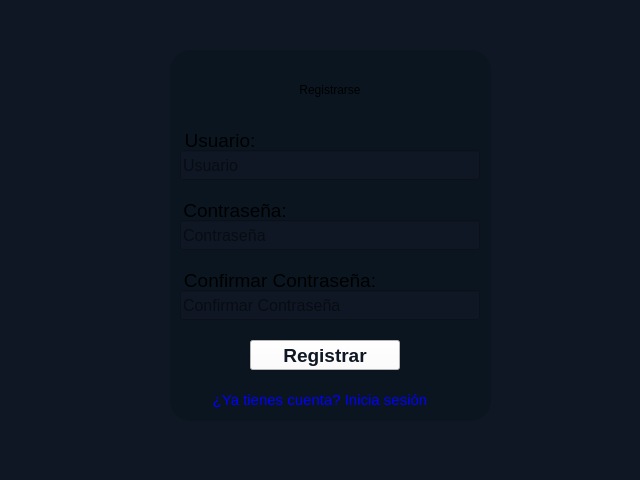
<?xml version="1.0" encoding="UTF-8"?>
<ui version="4.0">
 <class>Register</class>
 <widget class="QMainWindow" name="Register">
  <property name="geometry">
   <rect>
    <x>0</x>
    <y>0</y>
    <width>640</width>
    <height>480</height>
   </rect>
  </property>
  <property name="windowTitle">
   <string>Register</string>
  </property>
  <property name="windowIcon">
   <iconset theme="QIcon::ThemeIcon::HelpAbout"/>
  </property>
  <property name="styleSheet">
   <string notr="true">background-color: rgb(15, 23, 36);</string>
  </property>
  <widget class="QWidget" name="centralwidget">
   <widget class="QLineEdit" name="inputPassword">
    <property name="geometry">
     <rect>
      <x>180</x>
      <y>220</y>
      <width>300</width>
      <height>30</height>
     </rect>
    </property>
    <property name="minimumSize">
     <size>
      <width>300</width>
      <height>30</height>
     </size>
    </property>
    <property name="maximumSize">
     <size>
      <width>300</width>
      <height>30</height>
     </size>
    </property>
    <property name="font">
     <font>
      <family>Arial</family>
      <pointsize>12</pointsize>
     </font>
    </property>
    <property name="maxLength">
     <number>100</number>
    </property>
    <property name="echoMode">
     <enum>QLineEdit::EchoMode::Password</enum>
    </property>
    <property name="placeholderText">
     <string>Contraseña</string>
    </property>
   </widget>
   <widget class="QLabel" name="textUser">
    <property name="geometry">
     <rect>
      <x>180</x>
      <y>130</y>
      <width>80</width>
      <height>20</height>
     </rect>
    </property>
    <property name="font">
     <font>
      <family>Arial</family>
      <pointsize>14</pointsize>
     </font>
    </property>
    <property name="styleSheet">
     <string notr="true">background-color: rgb(11, 21, 32);</string>
    </property>
    <property name="text">
     <string>Usuario:</string>
    </property>
    <property name="alignment">
     <set>Qt::AlignmentFlag::AlignCenter</set>
    </property>
   </widget>
   <widget class="QLabel" name="textTitle">
    <property name="geometry">
     <rect>
      <x>210</x>
      <y>59</y>
      <width>240</width>
      <height>61</height>
     </rect>
    </property>
    <property name="maximumSize">
     <size>
      <width>240</width>
      <height>80</height>
     </size>
    </property>
    <property name="styleSheet">
     <string notr="true">font: 700 28pt &quot;Arial&quot;;
background-color: rgb(11, 21, 32);</string>
    </property>
    <property name="text">
     <string>Registrarse</string>
    </property>
    <property name="alignment">
     <set>Qt::AlignmentFlag::AlignCenter</set>
    </property>
    <property name="wordWrap">
     <bool>false</bool>
    </property>
   </widget>
   <widget class="QLineEdit" name="inputUser">
    <property name="geometry">
     <rect>
      <x>180</x>
      <y>150</y>
      <width>300</width>
      <height>30</height>
     </rect>
    </property>
    <property name="minimumSize">
     <size>
      <width>300</width>
      <height>30</height>
     </size>
    </property>
    <property name="maximumSize">
     <size>
      <width>300</width>
      <height>30</height>
     </size>
    </property>
    <property name="font">
     <font>
      <family>Arial</family>
      <pointsize>12</pointsize>
     </font>
    </property>
    <property name="maxLength">
     <number>100</number>
    </property>
    <property name="placeholderText">
     <string>Usuario</string>
    </property>
   </widget>
   <widget class="QLabel" name="textPassword">
    <property name="geometry">
     <rect>
      <x>180</x>
      <y>200</y>
      <width>110</width>
      <height>20</height>
     </rect>
    </property>
    <property name="font">
     <font>
      <family>Arial</family>
      <pointsize>14</pointsize>
     </font>
    </property>
    <property name="styleSheet">
     <string notr="true">background-color: rgb(11, 21, 32);</string>
    </property>
    <property name="text">
     <string>Contraseña:</string>
    </property>
    <property name="alignment">
     <set>Qt::AlignmentFlag::AlignCenter</set>
    </property>
   </widget>
   <widget class="QLabel" name="textLogin">
    <property name="geometry">
     <rect>
      <x>210</x>
      <y>390</y>
      <width>220</width>
      <height>20</height>
     </rect>
    </property>
    <property name="maximumSize">
     <size>
      <width>220</width>
      <height>20</height>
     </size>
    </property>
    <property name="font">
     <font>
      <family>Arial</family>
      <pointsize>11</pointsize>
     </font>
    </property>
    <property name="cursor">
     <cursorShape>PointingHandCursor</cursorShape>
    </property>
    <property name="styleSheet">
     <string notr="true">color: rgb(0, 0, 255);
background-color: rgb(11, 21, 32);</string>
    </property>
    <property name="text">
     <string>¿Ya tienes cuenta? Inicia sesión</string>
    </property>
    <property name="alignment">
     <set>Qt::AlignmentFlag::AlignCenter</set>
    </property>
   </widget>
   <widget class="QPushButton" name="btnRegister">
    <property name="geometry">
     <rect>
      <x>250</x>
      <y>340</y>
      <width>150</width>
      <height>30</height>
     </rect>
    </property>
    <property name="maximumSize">
     <size>
      <width>150</width>
      <height>30</height>
     </size>
    </property>
    <property name="font">
     <font>
      <family>Arial</family>
      <pointsize>14</pointsize>
      <bold>true</bold>
     </font>
    </property>
    <property name="styleSheet">
     <string notr="true">background-color: rgb(255, 255, 255);
color: rgb(15, 23, 36);</string>
    </property>
    <property name="text">
     <string>Registrar</string>
    </property>
   </widget>
   <widget class="QLabel" name="textConfirmPassword">
    <property name="geometry">
     <rect>
      <x>180</x>
      <y>270</y>
      <width>200</width>
      <height>20</height>
     </rect>
    </property>
    <property name="font">
     <font>
      <family>Arial</family>
      <pointsize>14</pointsize>
     </font>
    </property>
    <property name="styleSheet">
     <string notr="true">background-color: rgb(11, 21, 32);</string>
    </property>
    <property name="text">
     <string>Confirmar Contraseña:</string>
    </property>
    <property name="alignment">
     <set>Qt::AlignmentFlag::AlignCenter</set>
    </property>
   </widget>
   <widget class="QLineEdit" name="inputConfirmPassword">
    <property name="geometry">
     <rect>
      <x>180</x>
      <y>290</y>
      <width>300</width>
      <height>30</height>
     </rect>
    </property>
    <property name="minimumSize">
     <size>
      <width>300</width>
      <height>30</height>
     </size>
    </property>
    <property name="maximumSize">
     <size>
      <width>300</width>
      <height>30</height>
     </size>
    </property>
    <property name="font">
     <font>
      <family>Arial</family>
      <pointsize>12</pointsize>
     </font>
    </property>
    <property name="maxLength">
     <number>100</number>
    </property>
    <property name="echoMode">
     <enum>QLineEdit::EchoMode::Password</enum>
    </property>
    <property name="placeholderText">
     <string>Confirmar Contraseña</string>
    </property>
   </widget>
   <widget class="QLabel" name="label">
    <property name="geometry">
     <rect>
      <x>170</x>
      <y>50</y>
      <width>321</width>
      <height>371</height>
     </rect>
    </property>
    <property name="styleSheet">
     <string notr="true">background-color: rgb(11, 21, 32);
border-radius: 20px;
</string>
    </property>
    <property name="text">
     <string/>
    </property>
   </widget>
   <zorder>label</zorder>
   <zorder>inputPassword</zorder>
   <zorder>textUser</zorder>
   <zorder>textTitle</zorder>
   <zorder>inputUser</zorder>
   <zorder>textPassword</zorder>
   <zorder>textLogin</zorder>
   <zorder>btnRegister</zorder>
   <zorder>textConfirmPassword</zorder>
   <zorder>inputConfirmPassword</zorder>
  </widget>
 </widget>
 <resources/>
 <connections/>
</ui>
